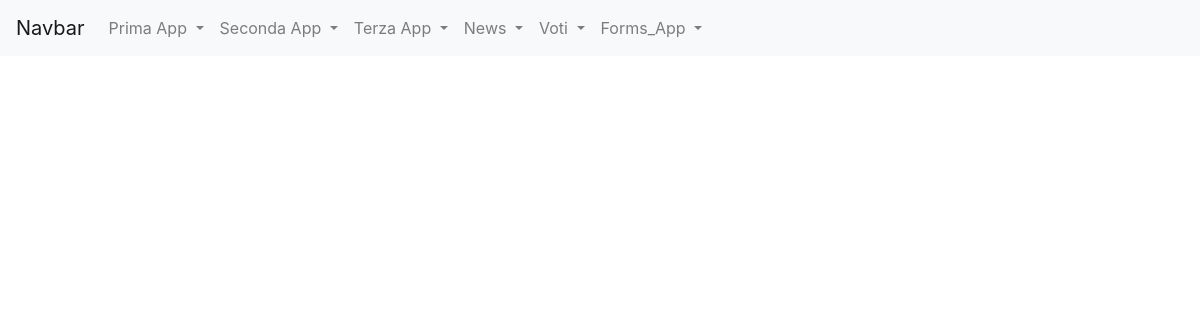
The page /news/lista_articoli/9 on the database as committed earlier.
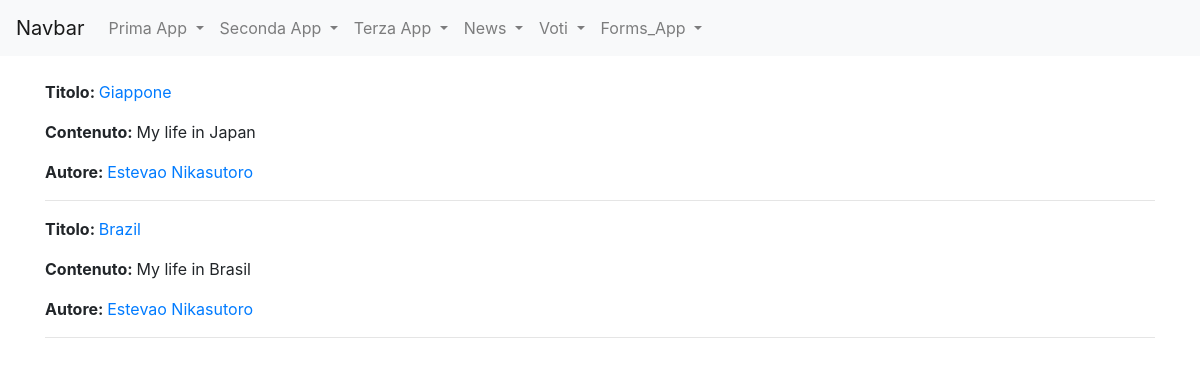
The same page on the database as committed later.
### news/models.py (models this page shows, shortened)
class Articolo(models.Model):
    titolo=models.CharField(max_length=100)
    contenuto=models.TextField()
    giornalista=models.ForeignKey(Giornalista,on_delete=models.CASCADE, related_name="articoli")
    data=models.DateField(auto_now=True, blank=True)
    visualizzazioni= models.IntegerField(default=0, blank=True)
    class Meta:
        verbose_name="Articolo"
        verbose_name_plural="Articoli"

class Giornalista(models.Model):
    nome=models.CharField(max_length=20)
    cognome=models.CharField(max_length=20)
    anno_di_nascita = models.DateField(blank=True)
    def __str__(self):
        return self.nome + " " + self.cognome
    class Meta:
        verbose_name="Giornalista"
        verbose_name_plural="Giornalisti"

### news/views.py (the view)
# urls.py: path("lista_articoli/<int:pk>", listaArticoli, name="lista_articoli"),
def listaArticoli(request, pk=None):
    if(pk==None):
        articoli = Articolo.objects.all()
    else:
        articoli = Articolo.objects.filter(giornalista_id=pk)
    context= {
            'articoli': articoli,
        }
    return render(request, "news/lista_articoli.html", context)

### news/templates/news/lista_articoli.html (shortened to what this page needs)
{% extends 'base.html' %}
{% block content %}
    {% for articolo in articoli %}
    <p><strong>Titolo: </strong>
        <a href="/news/articoli/{{ articolo.id }}">{{ articolo.titolo }}</a>
    </p>
    <p><strong>Contenuto: </strong>
    {{ articolo.contenuto }}
    </p>
    <p><strong>Autore: </strong>
        <a href={% url 'news:giornalista_detail' articolo.giornalista.id %}>{{ articolo.giornalista }}</a>
    </p>
    <hr>
    {% endfor %}
{% endblock content %}

Rows that differ between the two databases and show on the page:
added Articolo: titolo "Giappone", contenuto "My life in Japan", giornalista "Estevao Nikasutoro"
added Articolo: titolo "Brazil", contenuto "My life in Brasil", giornalista "Estevao Nikasutoro"
